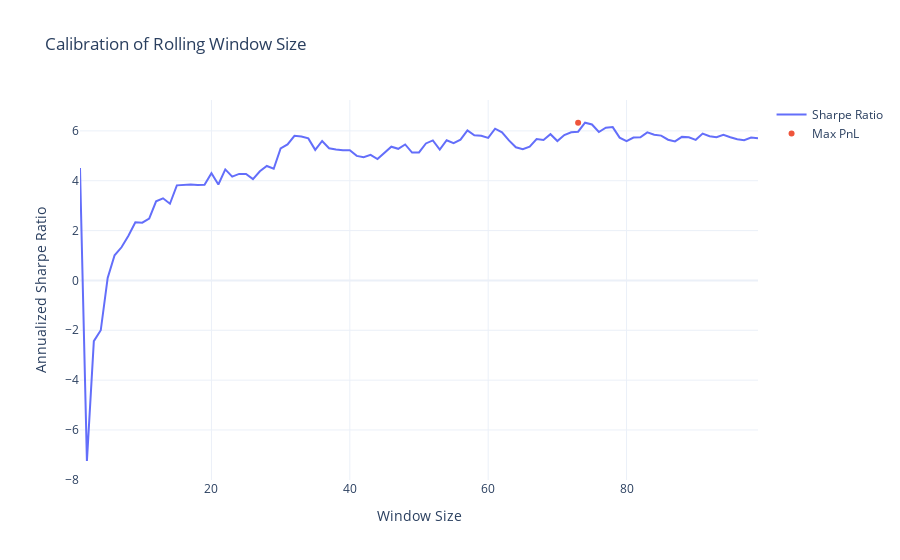

Notebook cell for this chart:
### Code cell
fig = go.Figure()
fig.add_trace(go.Scatter(x=list(range(1, 100)), y=calibration_res, mode='lines', name='Sharpe Ratio'))
max_pnl = max(calibration_res)
max_pnl_idx = calibration_res.index(max_pnl)
fig.add_trace(go.Scatter(x=[max_pnl_idx], y=[max_pnl], mode='markers', name='Max PnL'))
fig.update_layout(
    title='Calibration of Rolling Window Size',
    xaxis_title='Window Size',
    yaxis_title='Annualized Sharpe Ratio',
    template='plotly_white'
)
fig.show()

### Figure 1 — Plotly figure (JSON) as saved in the notebook; plotly's stock layout.template omitted (floating-point values rounded to 4 significant figures)
{"data": [{"mode": "lines", "name": "Sharpe Ratio", "x": [1, 2, 3, 4, 5, 6, 7, 8, 9, 10, 11, 12, 13, 14, 15, 16, 17, 18, 19, 20, 21, 22, 23, 24, 25, 26, 27, 28, 29, 30, 31, 32, 33, 34, 35, 36, 37, 38, 39, 40, 41, 42, 43, 44, 45, 46, 47, 48, 49, 50, 51, 52, 53, 54, 55, 56, 57, 58, 59, 60, 61, 62, 63, 64, 65, 66, 67, 68, 69, 70, 71, 72, 73, 74, 75, 76, 77, 78, 79, 80, 81, 82, 83, 84, 85, 86, 87, 88, 89, 90, 91, 92, 93, 94, 95, 96, 97, 98, 99], "y": [4.511, -7.244, -2.435, -1.999, 0.1004, 1.007, 1.33, 1.794, 2.335, 2.316, 2.484, 3.172, 3.295, 3.077, 3.814, 3.84, 3.845, 3.832, 3.841, 4.301, 3.85, 4.454, 4.164, 4.274, 4.271, 4.066, 4.38, 4.59, 4.479, 5.293, 5.459, 5.802, 5.776, 5.698, 5.238, 5.594, 5.301, 5.251, 5.218, 5.222, 4.996, 4.946, 5.037, 4.871, 5.115, 5.366, 5.28, 5.455, 5.13, 5.136, 5.495, 5.619, 5.249, 5.623, 5.511, 5.648, 6.02, 5.825, 5.806, 5.719, 6.087, 5.942, 5.617, 5.341, 5.263, 5.37, 5.673, 5.637, 5.867, 5.59, 5.834, 5.944, 5.966, 6.326, 6.257, 5.956, 6.128, 6.151, 5.729, 5.591, 5.734, 5.739, 5.941, 5.847, 5.81, 5.646, 5.578, 5.759, 5.744, 5.641, 5.892, 5.783, 5.746, 5.844, 5.746, 5.665, 5.627, 5.731, 5.704], "type": "scatter"}, {"mode": "markers", "name": "Max PnL", "x": [73], "y": [6.326], "type": "scatter"}], "layout": {"title": {"text": "Calibration of Rolling Window Size"}, "xaxis": {"title": {"text": "Window Size"}}, "yaxis": {"title": {"text": "Annualized Sharpe Ratio"}}}}
